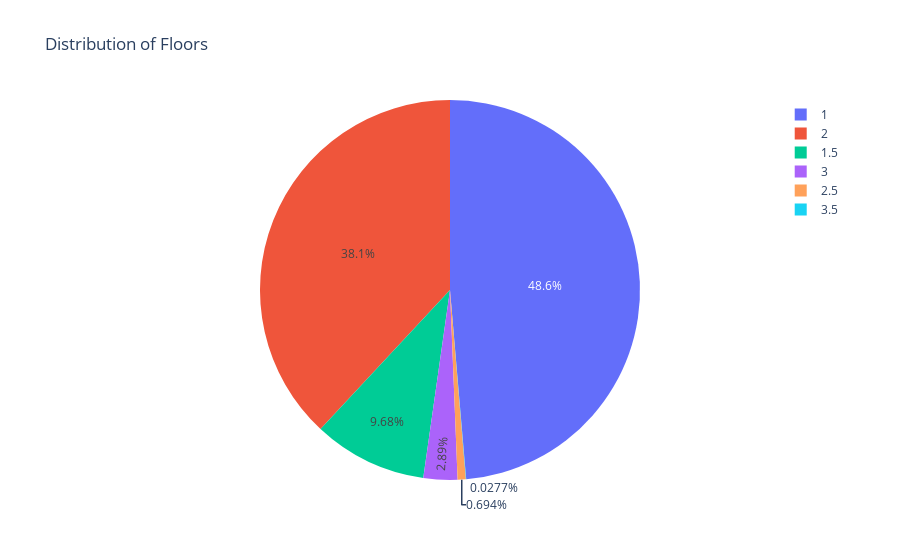

This figure's notebook cell:
### Code cell
import plotly.express as px

# Count occurrences of each unique floor value and create a pie chart
fig = px.pie(df, names='floors', title="Distribution of Floors")
fig.show()

### Figure 1 — Plotly figure (JSON) as saved in the notebook; plotly's stock layout.template omitted (floating-point values rounded to 4 significant figures; data arrays with more than 128 entries replaced by an {"elided": "..."} marker saying what was removed)
{"data": [{"domain": {"x": [0, 1], "y": [0, 1]}, "hovertemplate": "floors=%{label}<extra></extra>", "labels": {"elided": "3604 float values"}, "legendgroup": "", "name": "", "showlegend": true, "type": "pie"}], "layout": {"legend": {"tracegroupgap": 0}, "title": {"text": "Distribution of Floors"}}}
